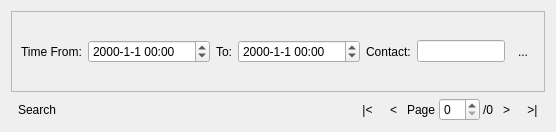
<?xml version="1.0" encoding="UTF-8"?>
<ui version="4.0">
 <class>MessageHistoryViewUI</class>
 <widget class="QWidget" name="MessageHistoryViewUI">
  <property name="geometry">
   <rect>
    <x>0</x>
    <y>0</y>
    <width>556</width>
    <height>132</height>
   </rect>
  </property>
  <property name="windowTitle">
   <string>Message History</string>
  </property>
  <layout class="QGridLayout" name="gridLayout">
   <item row="1" column="0">
    <layout class="QHBoxLayout" name="horizontalLayout">
     <property name="spacing">
      <number>3</number>
     </property>
     <item>
      <widget class="QToolButton" name="toolButtonShowSearchFrame">
       <property name="toolTip">
        <string>Search</string>
       </property>
       <property name="text">
        <string>Search</string>
       </property>
       <property name="icon">
        <iconset resource="../resources.qrc">
         <normaloff>:/resources/images/find.png</normaloff>:/resources/images/find.png</iconset>
       </property>
       <property name="toolButtonStyle">
        <enum>Qt::ToolButtonTextBesideIcon</enum>
       </property>
       <property name="autoRaise">
        <bool>true</bool>
       </property>
      </widget>
     </item>
     <item>
      <spacer name="horizontalSpacer">
       <property name="orientation">
        <enum>Qt::Horizontal</enum>
       </property>
       <property name="sizeHint" stdset="0">
        <size>
         <width>40</width>
         <height>20</height>
        </size>
       </property>
      </spacer>
     </item>
     <item>
      <widget class="QToolButton" name="toolButtonFirstPage">
       <property name="toolTip">
        <string>First Page</string>
       </property>
       <property name="text">
        <string>|&lt;</string>
       </property>
       <property name="autoRaise">
        <bool>true</bool>
       </property>
      </widget>
     </item>
     <item>
      <widget class="QToolButton" name="toolButtonPreviousPage">
       <property name="toolTip">
        <string>Previous Page</string>
       </property>
       <property name="text">
        <string>&lt;</string>
       </property>
       <property name="autoRaise">
        <bool>true</bool>
       </property>
      </widget>
     </item>
     <item>
      <widget class="QLabel" name="label">
       <property name="text">
        <string>Page</string>
       </property>
      </widget>
     </item>
     <item>
      <widget class="QSpinBox" name="spinBoxCurrentPage">
       <property name="toolTip">
        <string>Current Page Number</string>
       </property>
      </widget>
     </item>
     <item>
      <widget class="QLabel" name="labelTotalPages">
       <property name="text">
        <string>/0</string>
       </property>
      </widget>
     </item>
     <item>
      <widget class="QToolButton" name="toolButtonNextPage">
       <property name="toolTip">
        <string>Next Page</string>
       </property>
       <property name="text">
        <string>&gt;</string>
       </property>
       <property name="autoRaise">
        <bool>true</bool>
       </property>
      </widget>
     </item>
     <item>
      <widget class="QToolButton" name="toolButtonLastPage">
       <property name="toolTip">
        <string>Last Page</string>
       </property>
       <property name="text">
        <string>&gt;|</string>
       </property>
       <property name="autoRaise">
        <bool>true</bool>
       </property>
      </widget>
     </item>
    </layout>
   </item>
   <item row="0" column="0">
    <widget class="QFrame" name="frameSearch">
     <property name="frameShape">
      <enum>QFrame::StyledPanel</enum>
     </property>
     <property name="frameShadow">
      <enum>QFrame::Raised</enum>
     </property>
     <layout class="QHBoxLayout" name="horizontalLayout_2">
      <item>
       <widget class="QLabel" name="label_3">
        <property name="text">
         <string>Time From:</string>
        </property>
       </widget>
      </item>
      <item>
       <widget class="QDateTimeEdit" name="dateTimeEdit">
        <property name="currentSection">
         <enum>QDateTimeEdit::DaySection</enum>
        </property>
        <property name="displayFormat">
         <string>yyyy-M-d hh:mm</string>
        </property>
       </widget>
      </item>
      <item>
       <widget class="QLabel" name="label_2">
        <property name="text">
         <string>To:</string>
        </property>
       </widget>
      </item>
      <item>
       <widget class="QDateTimeEdit" name="dateTimeEdit_2">
        <property name="currentSection">
         <enum>QDateTimeEdit::DaySection</enum>
        </property>
        <property name="displayFormat">
         <string>yyyy-M-d hh:mm</string>
        </property>
       </widget>
      </item>
      <item>
       <widget class="QLabel" name="labelContact">
        <property name="text">
         <string>Contact:</string>
        </property>
       </widget>
      </item>
      <item>
       <widget class="QLineEdit" name="lineEdit"/>
      </item>
      <item>
       <widget class="QToolButton" name="toolButtonSearch">
        <property name="toolTip">
         <string>Search</string>
        </property>
        <property name="text">
         <string>...</string>
        </property>
        <property name="icon">
         <iconset resource="../resources.qrc">
          <normaloff>:/resources/images/find.png</normaloff>:/resources/images/find.png</iconset>
        </property>
        <property name="autoRaise">
         <bool>true</bool>
        </property>
       </widget>
      </item>
     </layout>
    </widget>
   </item>
  </layout>
 </widget>
 <resources>
  <include location="../resources.qrc"/>
 </resources>
 <connections/>
</ui>
